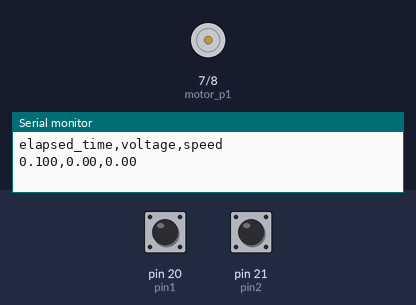
This sketch was run on a simulated Arduino Mega 2560, built with avr-gcc and run on an emulated ATmega2560. On the bench: motor-driver pin pairs drawn as motors (green arrow = first pin HIGH = forward, orange = second pin HIGH = backward, longer = more drive, scaled by the enable pin), the last lines printed to the serial monitor. The inputs (shaded band) are chosen by the test bench; at power-on: pin 20 (pin1) HIGH, pin 21 (pin2) HIGH.

Above: at 0.3 s.
At 16.2 s:
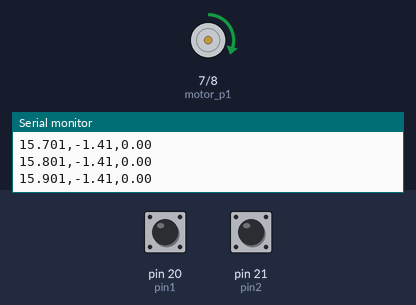
At 20.2 s:
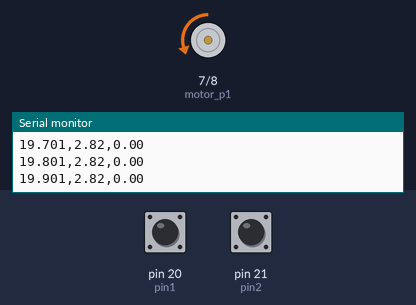
At 36.2 s:
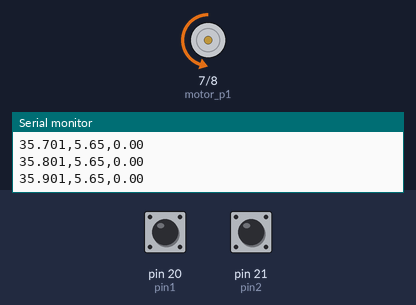
Timing chart, 0 to 37.7 s (numbered marks = the images above):
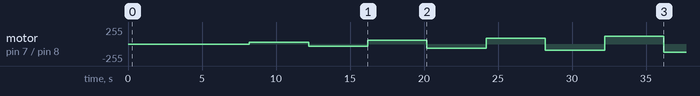

The sketch:

estimation1.ino
```cpp
// =======================
//  Motor + Encoder – MEGA2560
//  Auto Test: start at 0 PWM & 0V, then +PWM/-PWM each STEP_MS,
//  increase by PWM_STEP up to PWM_MAX then STOP
//  CSV logging: elapsed_time, voltage, speed
// =======================

#define pin1 20
#define pin2 21
#define theta0_ppr 500

#define motor_pwm 6
#define motor_p1  7
#define motor_p2  8

#define VOLTAGE 12

volatile long counter = 0;
float my_speed = 0.0;
float elapsed_time = 0.0;

float speed_controller = 0.0;
float voltage = 0.0;
float signed_voltage = 0.0;

bool motor_direction = 1;

// timing
unsigned long lastSampleTime = 0;
unsigned long lastStepTime   = 0;

// test parameters
const unsigned long STEP_MS = 4000;
const int PWM_STEP = 30;
const int PWM_MAX  = 250;

int  pwmCmd = 0;              // start from 0
bool phasePositive = true;    // positive first
bool testFinished  = false;

// =======================
// Encoder ISRs
// =======================
void intr1() {
  if (digitalRead(pin2) == LOW) counter++;
  else counter--;
}

void intr2() {
  if (digitalRead(pin1) == LOW) counter--;
  else counter++;
}

// =======================
// Motor apply (PURE PWM)
// =======================
void applyMotor(int pwmValue, bool dirPositive) {
  motor_direction = dirPositive ? 1 : 0;
  digitalWrite(motor_p1, motor_direction);
  digitalWrite(motor_p2, !motor_direction);

  if (pwmValue < 0)   pwmValue = 0;
  if (pwmValue > 255) pwmValue = 255;

  // ✅ PWM حقيقي بدون أي تعديل
  analogWrite(motor_pwm, pwmValue);

  speed_controller = (float)pwmValue / 255.0;
  voltage = VOLTAGE * speed_controller;
  signed_voltage = dirPositive ? voltage : -voltage;
}

// =======================
// Setup
// =======================
void setup() {
  Serial.begin(9600);
  delay(200);

  Serial.println("elapsed_time,voltage,speed");

  pinMode(motor_pwm, OUTPUT);
  pinMode(motor_p1, OUTPUT);
  pinMode(motor_p2, OUTPUT);

  pinMode(pin1, INPUT_PULLUP);
  pinMode(pin2, INPUT_PULLUP);

  attachInterrupt(digitalPinToInterrupt(pin1), intr1, RISING);
  attachInterrupt(digitalPinToInterrupt(pin2), intr2, RISING);

  lastSampleTime = millis();
  lastStepTime   = millis();

  // start stopped
  pwmCmd = 0;
  phasePositive = true;
  applyMotor(0, true);
}

// =======================
// Loop
// =======================
void loop() {
  unsigned long now = millis();

  // --------- speed measurement ---------
  if (now - lastSampleTime >= 100) {
    float dt = (now - lastSampleTime) / 1000.0;
    lastSampleTime = now;
    elapsed_time += dt;

    noInterrupts();
    long countCopy = counter;
    counter = 0;
    interrupts();

    float pulses_per_rev = 2.0 * theta0_ppr;
    float rev_per_sec = (float)countCopy / pulses_per_rev / dt;
    my_speed = rev_per_sec * 60.0;

    Serial.print(elapsed_time, 3);
    Serial.print(",");
    Serial.print(signed_voltage, 2);
    Serial.print(",");
    Serial.println(my_speed, 2);
  }

  // --------- auto sequence ---------
  if (!testFinished && (now - lastStepTime >= STEP_MS)) {
    lastStepTime = now;

    // toggle direction every step
    phasePositive = !phasePositive;

    if (phasePositive) {
      if (pwmCmd == 0) {
        pwmCmd = PWM_STEP;
      }
      else if (pwmCmd >= PWM_MAX) {
        applyMotor(0, true);
        signed_voltage = 0.0;
        testFinished = true;
        return;
      }
      else {
        pwmCmd += PWM_STEP;
        if (pwmCmd > PWM_MAX) pwmCmd = PWM_MAX;
      }
    }

    applyMotor(pwmCmd, phasePositive);
  }
}
```

Measured:
- by itself, motor on pin 7 (motor_p1) / pin 8 (motor_p2): stopped → forward 30/255 at 8.2 s, → backward 30/255 4.0 s later, → forward 60/255 4.0 s later, → backward 60/255 4.0 s later, … (8 changes in this stretch)
